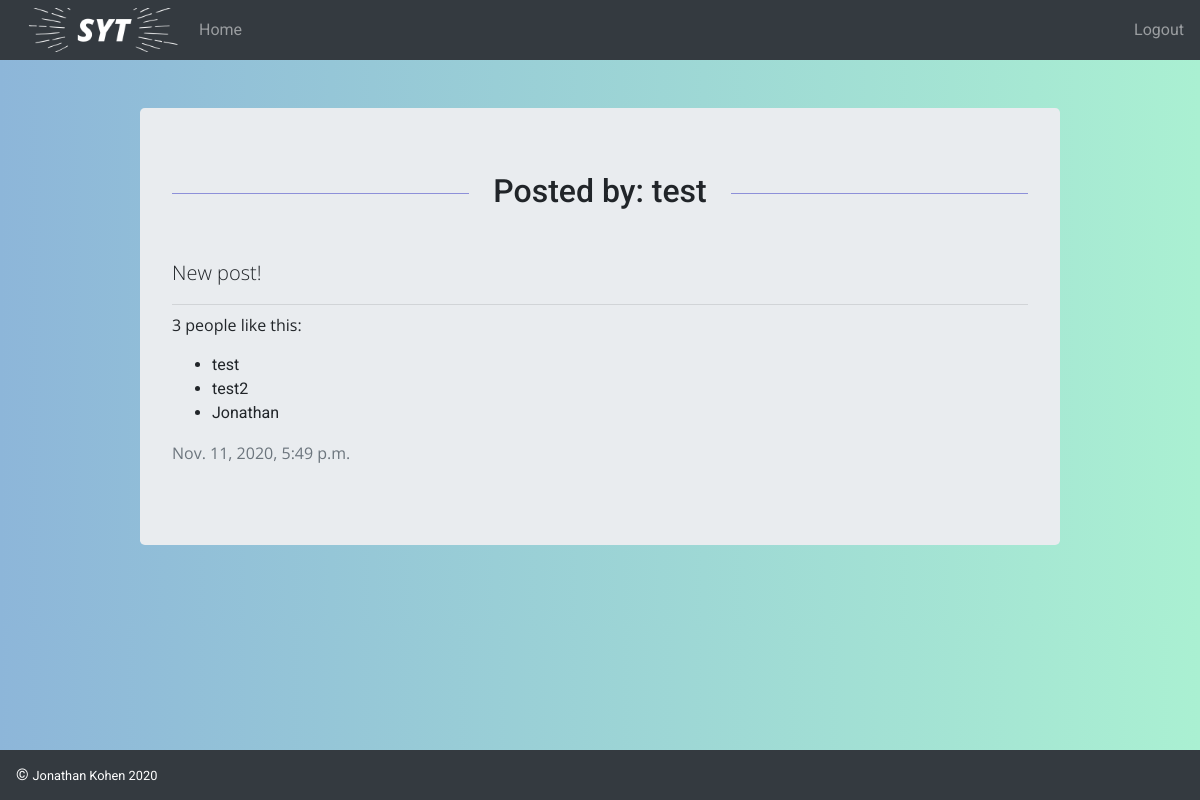
/posts/1, run on the app's committed database.
### social_network/models.py (models this page shows)
class Post(models.Model):
    content = models.TextField()
    uploader = models.ForeignKey(User, related_name = "posts_uploaded", on_delete = models.CASCADE)
    likes = models.ManyToManyField(User, related_name = "posts_liked")
    created_at = models.DateTimeField(auto_now_add = True)
    updated_at = models.DateTimeField(auto_now = True)
    objects = PostManager()

class User(models.Model):
    first_name = models.CharField(max_length=255)
    last_name = models.CharField(max_length=255)
    email = models.CharField(max_length=255)
    password = models.CharField(max_length=255)
    created_at = models.DateTimeField(auto_now_add = True)
    updated_at = models.DateTimeField(auto_now = True)
    objects = UserManager()

### social_network/views.py (the view)
# urls.py: path('posts/<int:post_id>', views.show),
def show(req, post_id):
    context = {
        "post_object": Post.objects.get(id = post_id)
    }
    return render(req, "show.html", context)

### social_network/templates/show.html (shortened to what this page needs)
<!DOCTYPE html>
<html lang="en">
    <head>
        <link
            rel="stylesheet"
            href="https://stackpath.bootstrapcdn.com/bootstrap/4.5.2/css/bootstrap.min.css"
        />
        {% load static %}
        <link
            rel="stylesheet"
            type="text/css"
            href="{% static 'css/styles.css' %}"
        />
        {% load static %}
    </head>
    <header>
        <nav class="navbar navbar-expand-lg navbar-dark bg-dark">
            {% load static %}
            <img
                src="{% static 'images/navbar_logo.png' %}"
                alt="Logo"
                class="navbar_logo"
            />
            <div class="collapse navbar-collapse" id="navbarSupportedContent">
                <ul class="navbar-nav mr-auto">
                    <li class="nav-item">
                        <a class="nav-link" href="/home">Home</a>
                    </li>
                </ul>
                <a id="logout" href="/logout">Logout</a>
            </div>
        </nav>
    </header>
    <body>
        <div class="container">
            <div class="row my-5">
                <div class="col-lg-10 mx-auto">
                    <div class="jumbotron">
                        <h2 class="mb-5">
                            Posted by: {{post_object.uploader.first_name}}
                        </h2>
                        <p class="lead">{{post_object.content}}</p>
                        <hr class="my-2" />
                        <p>{{post_object.likes.all.count}} people like this:</p>
                        <ul>
                            {% for user_object in post_object.likes.all %}
                            <li>{{user_object.first_name}}</li>
                            {% endfor %}
                        </ul>
                        <p class="text-muted">{{post_object.created_at}}</p>
                    </div>
                </div>
            </div>
        </div>
        <footer>
            <nav class="navbar fixed-bottom navbar-dark bg-dark">
                <a class="navbar-brand" href="https://github.com/jonathankohen"
                    >&copy; <small>Jonathan Kohen 2020</small></a
                >
            </nav>
        </footer>
    </body>
</html>

### social_network/static/css/styles.css (style rules this page uses)
:root { --blue: #8db6d9; --mint: #aaf0d2; --purple: #8d90d9; --dark-purple: #7575d0; --text-shadow: 0px 2px 1px rgba(0, 0, 0, 0.4), 0px 2px 3px rgba(0, 0, 0, 0.1), 0px 6px 8px rgba(0, 0, 0, 0.1); }
body { font-family: 'Roboto', sans-serif; background: linear-gradient(to right, var(--blue), var(--mint)); }
.navbar-brand { font-size: medium; }
.navbar_logo { width: 175px; }
#logout { color: rgba(255, 255, 255, 0.5); display: block; padding: 0.5rem 0rem; }
h2 { overflow: hidden; text-align: center; }
h2:before, h2:after { background-color: var(--purple); content: ''; display: inline-block; height: 1px; position: relative; vertical-align: middle; width: 50%; }
h2:before { right: 0.5em; margin-left: -50%; }
h2:after { left: 0.5em; margin-right: -50%; }
p { font-family: 'Open Sans', sans-serif; }

### data on the page
Post: uploader.first_name "test", content "New post!", likes.all.count "3", created_at "Nov. 11, 2020, 5:49 p.m."
User: first_name "test"
User: first_name "test2"
User: first_name "Jonathan"
